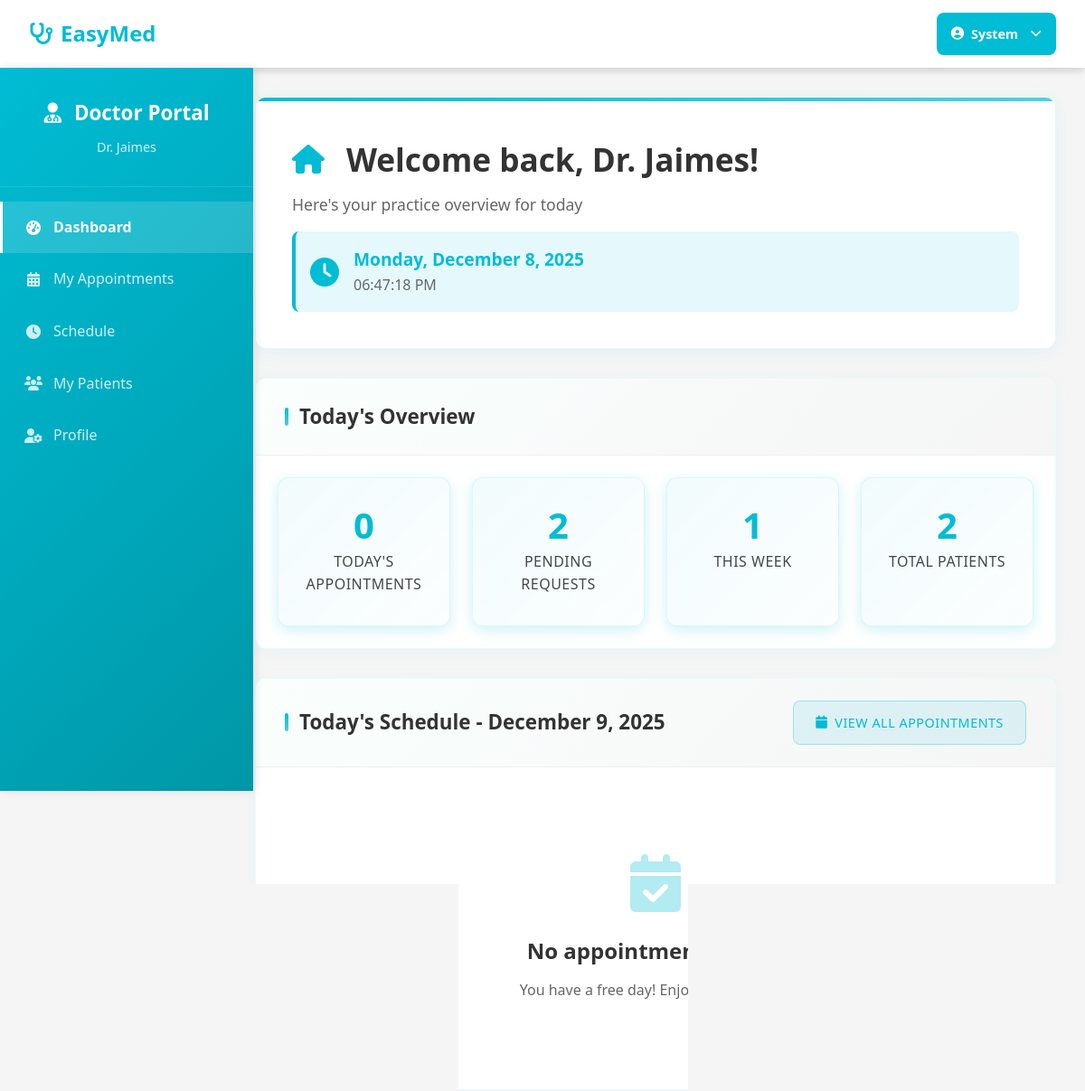
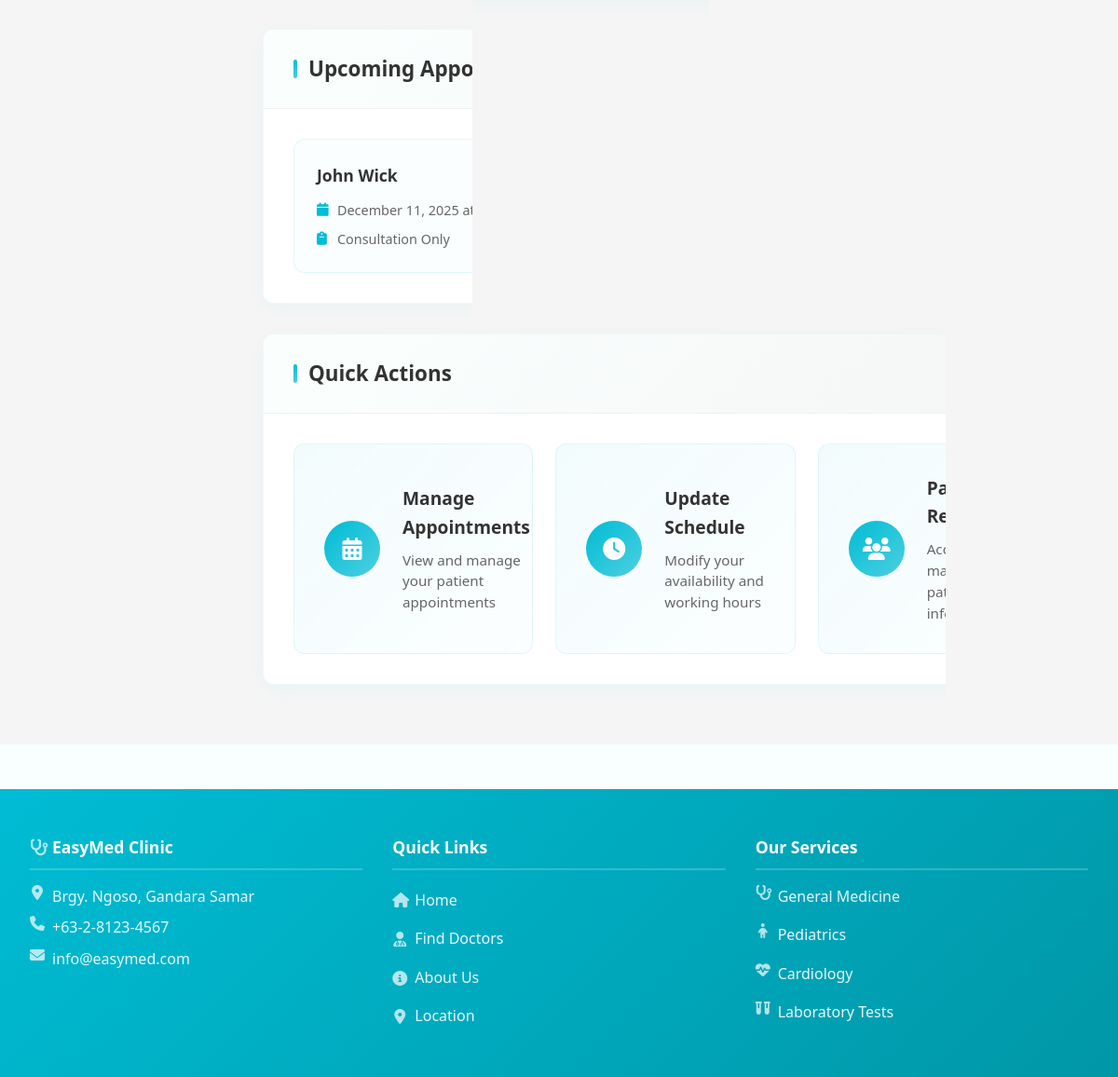
Page /doctor/dashboard_doctor.php (signed in) on the committed database (2 pictures, top to bottom).
### tables this page shows
CREATE TABLE "appointments" (
            id INTEGER PRIMARY KEY AUTOINCREMENT,
            patient_id INTEGER NOT NULL,
            doctor_id INTEGER NOT NULL,
            appointment_date DATE NOT NULL,
            appointment_time TIME NOT NULL,
            duration INTEGER,
            reason_for_visit TEXT,
            status TEXT CHECK(status IN ('pending', 'rescheduled', 'scheduled', 'completed', 'cancelled', 'no_show')) DEFAULT 'pending',
            notes TEXT,
            patient_info TEXT,
            created_at DATETIME DEFAULT CURRENT_TIMESTAMP,
            updated_at DATETIME DEFAULT CURRENT_TIMESTAMP
        );

CREATE TABLE users (
                    id INTEGER PRIMARY KEY AUTOINCREMENT,
                    username VARCHAR(50) UNIQUE NOT NULL,
                    email VARCHAR(100) UNIQUE NOT NULL,
                    password VARCHAR(255) NOT NULL,
                    first_name VARCHAR(50),
                    last_name VARCHAR(50),
                    profile_image VARCHAR(255),
                    role VARCHAR(20) DEFAULT 'patient' CHECK (role IN ('admin', 'doctor', 'patient')),
                    is_active INTEGER DEFAULT 1,
                    status VARCHAR(20) DEFAULT 'pending' CHECK (status IN ('active', 'inactive', 'pending')),
                    created_at DATETIME DEFAULT CURRENT_TIMESTAMP,
                    updated_at DATETIME DEFAULT CURRENT_TIMESTAMP
                , email_verified INTEGER DEFAULT 0, phone TEXT, date_of_birth TEXT, gender TEXT, address TEXT);

CREATE TABLE clinic_settings (
                    id INTEGER PRIMARY KEY AUTOINCREMENT,
                    setting_key VARCHAR(100) UNIQUE,
                    setting_value TEXT,
                    description TEXT,
                    updated_at DATETIME DEFAULT CURRENT_TIMESTAMP
                );

### includes/database.php (called while the page is built, shortened)
<?php
class Database {
    private $connection;
    private static $instance = null;
    public static function getInstance() {
        if (self::$instance === null) {
            self::$instance = new self();
        }
        return self::$instance;
    }
    private function connect() {
        try {
            if (DB_TYPE === 'sqlite') {
                $this->connection = new PDO(
                    "sqlite:" . SQLITE_PATH,
                    null,
                    null,
                    array(
                        PDO::ATTR_ERRMODE => PDO::ERRMODE_EXCEPTION,
                        PDO::ATTR_DEFAULT_FETCH_MODE => PDO::FETCH_ASSOC
                    )
                );
                $this->connection->exec('PRAGMA foreign_keys = ON');
            }
        } catch (PDOException $e) {
            die("Database connection failed: " . $e->getMessage());
        }
    }
    public function query($sql, $params = array()) {
        try {
            $stmt = $this->connection->prepare($sql);
            $stmt->execute($params);
            return $stmt;
        } catch (PDOException $e) {
            error_log("Database query error: " . $e->getMessage());
            throw $e;
        }
    }
    public function fetch($sql, $params = array()) {
        $stmt = $this->query($sql, $params);
        return $stmt->fetch();
    }
    public function fetchAll($sql, $params = array()) {
        $stmt = $this->query($sql, $params);
        return $stmt->fetchAll();
    }
}
?>

### includes/functions.php (called while the page is built, shortened)
<?php
require_once 'database.php';
function formatDate($date, $format = 'F j, Y') {
    $timestamp = strtotime($date);
    return date($format, $timestamp);
}
function getClinicSetting($key, $default = '') {
    $db = Database::getInstance();
    $setting = $db->fetch(
        "SELECT setting_value FROM clinic_settings WHERE setting_key = ?",
        [$key]
    );
    return $setting ? $setting['setting_value'] : $default;
}
?>

### doctor/dashboard_doctor.php (the view, shortened to what this page needs)
<?php
require_once '../includes/functions.php';
$db = Database::getInstance();
$doctor_user_id = $_SESSION['user_id'];
$doctor_record = $db->fetch("SELECT id FROM doctors WHERE user_id = ?", [$doctor_user_id]);
$doctor_id = $doctor_record['id'];
$today_appointments = $db->fetchAll("
    SELECT a.*,
           a.reason_for_visit as reason_for_visit,
           u.first_name as patient_first_name, u.last_name as patient_last_name,
           p.phone as patient_phone, p.date_of_birth as patient_dob,
           a.patient_info
    FROM appointments a
    JOIN patients p ON a.patient_id = p.id
    JOIN users u ON p.user_id = u.id
    WHERE a.doctor_id = ? AND date(a.appointment_date) = date('now')
    ORDER BY a.appointment_time ASC
", [$doctor_id]);
$upcoming_appointments = $db->fetchAll("
    SELECT a.*,
           a.reason_for_visit as reason_for_visit,
           u.first_name as patient_first_name, u.last_name as patient_last_name,
           p.date_of_birth as patient_dob,
           a.patient_info
    FROM appointments a
    JOIN patients p ON a.patient_id = p.id
    JOIN users u ON p.user_id = u.id
    WHERE a.doctor_id = ?
    AND date(a.appointment_date) > date('now')
    AND date(a.appointment_date) <= date('now', '+7 days')
    AND a.status IN ('scheduled', 'confirmed', 'pending', 'rescheduled')
    ORDER BY a.appointment_date ASC, a.appointment_time ASC
    LIMIT 10
", [$doctor_id]);
$stats = [
    'today' => count($today_appointments),
    'pending' => $db->fetch("SELECT COUNT(*) as count FROM appointments WHERE doctor_id = ? AND status = 'pending'", [$doctor_id])['count'],
    'this_week' => $db->fetch("SELECT COUNT(*) as count FROM appointments WHERE doctor_id = ? AND date(appointment_date) > date('now') AND date(appointment_date) <= date('now', '+7 days')", [$doctor_id])['count'],
    'total_patients' => $db->fetch("SELECT COUNT(DISTINCT patient_id) as count FROM appointments WHERE doctor_id = ?", [$doctor_id])['count']
];
require_once '../includes/header.php';
?>
<div class="doctor-container">
    <div class="doctor-sidebar">
        <div class="sidebar-header">
            <h3><i class="fas fa-user-md"></i> Doctor Portal</h3>
            <p>Dr. <?php echo htmlspecialchars($_SESSION['first_name'] . ' ' . $_SESSION['last_name']); ?></p>
        </div>
        <nav class="sidebar-nav">
            <a href="dashboard_doctor.php" class="nav-item active">
                <i class="fas fa-tachometer-alt"></i> Dashboard
            </a>
            <a href="appointments.php" class="nav-item">
                <i class="fas fa-calendar-alt"></i> My Appointments
            </a>
            <a href="schedule.php" class="nav-item">
                <i class="fas fa-clock"></i> Schedule
            </a>
            <a href="patients.php" class="nav-item">
                <i class="fas fa-users"></i> My Patients
            </a>
            <a href="profile.php" class="nav-item">
                <i class="fas fa-user-cog"></i> Profile
            </a>
        </nav>
    </div>
    <div class="doctor-content">
        <div class="content-header">
            <h1><i class="fas fa-home"></i> Welcome back, Dr. <?php echo htmlspecialchars($_SESSION['first_name']); ?>!</h1>
            <p>Here's your practice overview for today</p>
            <div class="datetime-display" style="margin-top: 1rem; padding: 1rem; background: rgba(0, 188, 212, 0.1); border-radius: 8px; border-left: 4px solid var(--primary-cyan);">
                <div style="display: flex; align-items: center; gap: 1rem;">
                    <div style="font-size: 2rem;">
                        <i class="fas fa-clock" style="color: var(--primary-cyan);"></i>
                    </div>
                    <div>
                        <div style="font-size: 1.2rem; font-weight: 600; color: var(--primary-cyan);" id="current-date"></div>
                        <div style="font-size: 1rem; color: var(--text-light);" id="current-time"></div>
                    </div>
                </div>
            </div>
        </div>
        <div class="content-section">
            <div class="section-header">
                <h2>Today's Overview</h2>
            </div>
            <div class="section-content stats-content">
                <div class="stats-row">
                    <div class="stat-item">
                        <div class="stat-number"><?php echo $stats['today']; ?></div>
                        <div class="stat-label">Today's Appointments</div>
                    </div>
                    <div class="stat-item">
                        <div class="stat-number"><?php echo $stats['pending']; ?></div>
                        <div class="stat-label">Pending Requests</div>
                    </div>
                    <div class="stat-item">
                        <div class="stat-number"><?php echo $stats['this_week']; ?></div>
                        <div class="stat-label">This Week</div>
                    </div>
                    <div class="stat-item">
                        <div class="stat-number"><?php echo $stats['total_patients']; ?></div>
                        <div class="stat-label">Total Patients</div>
                    </div>
                </div>
            </div>
        </div>
        <div class="content-section">
            <div class="section-header">
                <h2>Today's Schedule - <?php echo formatDate(date('Y-m-d')); ?></h2>
                <a href="appointments.php" class="btn btn-secondary">
                    <i class="fas fa-calendar"></i> View All Appointments
                </a>
            </div>
            <div class="section-content">
                <?php if (empty($today_appointments)): ?>
                    <div class="no-data">
                        <i class="fas fa-calendar-check"></i>
                        <h3>No appointments today</h3>
                        <p>You have a free day! Enjoy your time off.</p>
                    </div>
                <?php endif; ?>
            </div>
        </div>
        <div class="content-section">
            <div class="section-header">
                <h2>Upcoming Appointments</h2>
                <small style="color: #666; font-weight: normal;">Next 7 days (excluding today)</small>
            </div>
            <div class="section-content">
                <?php if (empty($upcoming_appointments)): ?>
                    <div class="no-data">
                        <i class="fas fa-calendar-alt"></i>
                        <h3>No upcoming appointments</h3>
                        <p>Your schedule is clear for the next week.</p>
                    </div>
                <?php else: ?>
                    <div class="appointments-list">
                        <?php foreach ($upcoming_appointments as $appointment): ?>
                            <div class="appointment-card">
                                <div class="appointment-info">
                                    <div class="patient-info">
                                        <h4><?php echo htmlspecialchars($appointment['patient_first_name'] . ' ' . $appointment['patient_last_name']); ?></h4>
                                    </div>
                                    <div class="appointment-details">
                                        <div class="date-time">
                                            <i class="fas fa-calendar"></i>
                                            <?php echo formatDate($appointment['appointment_date']); ?> at <?php echo formatTime($appointment['appointment_time']); ?>
                                        </div>
                                        <div class="reason">
                                            <i class="fas fa-clipboard"></i>
                                            <?php echo htmlspecialchars($appointment['reason']); ?>
                                        </div>
                                    </div>
                                </div>
                                <div class="appointment-status">
                                    <span class="status-badge status-<?php echo $appointment['status']; ?>">
                                    </span>
                                </div>
                            </div>
                        <?php endforeach; ?>
                    </div>
                <?php endif; ?>
            </div>
        </div>
        <div class="content-section">
            <div class="section-header">
                <h2>Quick Actions</h2>
            </div>
            <div class="section-content">
                <div class="quick-actions">
                    <a href="appointments.php" class="action-card">
                        <div class="action-icon">
                            <i class="fas fa-calendar-alt"></i>
                        </div>
                        <div class="action-content">
                            <h3>Manage Appointments</h3>
                            <p>View and manage your patient appointments</p>
                        </div>
                    </a>
                    <a href="schedule.php" class="action-card">
                        <div class="action-icon">
                            <i class="fas fa-clock"></i>
                        </div>
                        <div class="action-content">
                            <h3>Update Schedule</h3>
                            <p>Modify your availability and working hours</p>
                        </div>
                    </a>
                    <a href="patients.php" class="action-card">
                        <div class="action-icon">
                            <i class="fas fa-users"></i>
                        </div>
                        <div class="action-content">
                            <h3>Patient Records</h3>
                            <p>Access and manage your patient information</p>
                        </div>
                    </a>
                </div>
            </div>
        </div>
    </div>
</div>
<?php require_once '../includes/footer.php'; ?>

### includes/footer.php (shortened to what this page needs)
    </main>
    <footer class="footer">
        <div class="container">
            <div class="footer-grid">
                <div class="footer-section">
                    <h4>
                        <i class="fas fa-stethoscope"></i> EasyMed Clinic
                    </h4>
                    <p>
                        <i class="fas fa-map-marker-alt"></i>
                        <?php echo htmlspecialchars(getClinicSetting('clinic_address', 'Brgy. Ngoso, Gandara Samar')); ?>
                    </p>
                    <p>
                        <i class="fas fa-phone"></i>
                        <?php echo htmlspecialchars(getClinicSetting('clinic_phone', '+63-2-8123-4567')); ?>
                    </p>
                    <p>
                        <i class="fas fa-envelope"></i>
                        <?php echo htmlspecialchars(getClinicSetting('clinic_email', 'info@easymed.com')); ?>
                    </p>
                </div>
                <div class="footer-section">
                    <h4>Quick Links</h4>
                    <div class="footer-links">
                        <a href="<?php echo SITE_URL; ?>/index.php">
                            <i class="fas fa-home"></i> Home
                        </a>
                        <a href="<?php echo SITE_URL; ?>/doctors.php">
                            <i class="fas fa-user-md"></i> Find Doctors
                        </a>
                        <a href="<?php echo SITE_URL; ?>/about.php">
                            <i class="fas fa-info-circle"></i> About Us
                        </a>
                        <a href="<?php echo SITE_URL; ?>/location.php">
                            <i class="fas fa-map-marker-alt"></i> Location
                        </a>
                    </div>
                </div>
                <div class="footer-section">
                    <h4>Our Services</h4>
                    <div class="footer-services">
                        <p>
                            <i class="fas fa-stethoscope"></i> General Medicine
                        </p>
                        <p>
                            <i class="fas fa-child"></i> Pediatrics
                        </p>
                        <p>
                            <i class="fas fa-heartbeat"></i> Cardiology
                        </p>
                        <p>
                            <i class="fas fa-vials"></i> Laboratory Tests
                        </p>
                    </div>
                </div>
            </div>
        </div>
    </footer>
</body>
</html>

### rows in the picture
appointments: users.first_name+last_name "John Wick", appointment_date "December 11, 2025", reason "Consultation Only"
clinic_settings: setting_value "Brgy. Ngoso, Gandara Samar"

### other values in the picture
$_SESSION['first_name'] . ' ' . $_SESSION['last_name'] "Jaimes"
$_SESSION['first_name'] "Jaimes"
$stats['today'] "0"
$stats['pending'] "2"
$stats['this_week'] "1"
$stats['total_patients'] "2"
getClinicSetting('clinic_phone', '+63-2-8123-4567') "+63-2-8123-4567"
getClinicSetting('clinic_email', 'info@easymed.com') "info@easymed.com"
